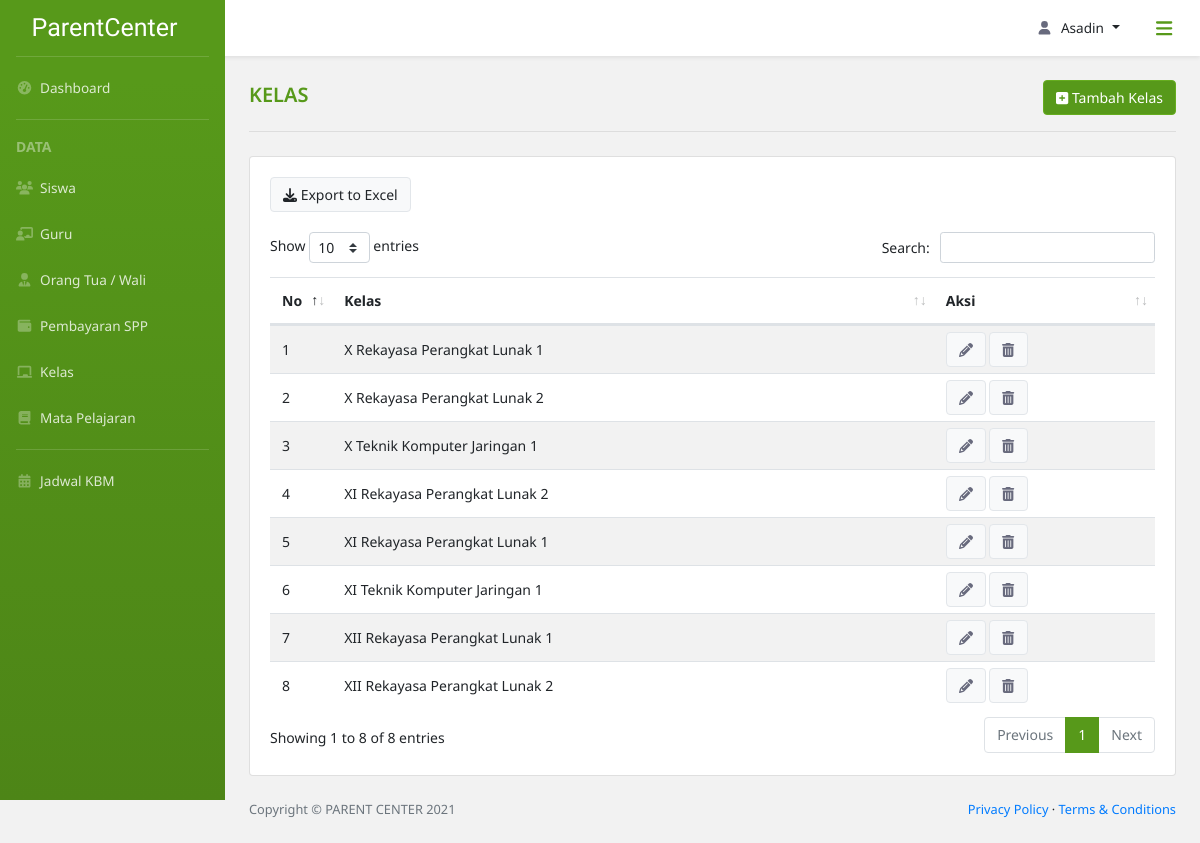
/data_kelas/ (signed in), run on the app's committed database.
### parent_center_app/models.py (models this page shows, shortened)
class Kelas(models.Model):
    id_kelas = models.CharField(
        max_length=10,
        primary_key=True,
        unique=True,
        default=custom_kelas,
        editable=False
    )
    class rentang_kelas(models.TextChoices):
        X = 'X'
        XI = 'XI'
        XII = 'XII'
    kelas = models.CharField(
        max_length=3,
        choices=rentang_kelas.choices,
        default=rentang_kelas.X
    )
    class jurusan(models.TextChoices):
        TITL = 'TITL', 'Teknik Intalasi Tenaga Listrik'
        TP = 'TP', 'Teknik Pemesinan'
        TKR = 'TKR', 'Teknik Kendaraan Ringan'
        TKJ = 'TKJ', 'Teknik Komputer Jaringan'
        RPL = 'RPL', 'Rekayasa Perangkat Lunak'
        TBSM = 'TBSM', 'Teknik dan Bisnis Sepeda Motor'
    jurusan = models.CharField(
        max_length=30,
        choices=jurusan.choices,
        default=jurusan.TITL
    )
    no_kelas = models.SmallIntegerField(
        default=1,
        validators=[MinValueValidator(1)]
    )

### parent_center_app/views.py (the view)
# urls.py: path('data_kelas/', views.dataKelas, name='data kelas'),
@login_required(login_url='login')
def dataKelas(request, pk=None):
    if level_permission(request, ['Admin']) is False:
        return redirect(level_login(request))
    else:
        kelas_detail = Kelas.objects.filter(pk=pk).first()
        kelas = Kelas.objects.all().order_by('kelas')
        if kelas_detail is None:
            if request.method == 'POST':
                form = KelasForm(request.POST)
                if form.is_valid():
                    form.save()
            else:
                form = KelasForm()
        else:
            form = KelasForm(request.POST, instance=kelas_detail)
        context = {'title': 'Kelas',
                   'daftar_kelas': kelas,
                   'form': form
                   }
        return render(request,
                      'parent_center_app/data_kelas.html',
                      context)

### parent_center_app/forms.py
class KelasForm(forms.ModelForm):
    class Meta:
        model = Kelas
        fields = ['kelas', 'jurusan', 'no_kelas']
        widgets = {
            'kelas': forms.Select(attrs={
                'class': 'form-control',
                'name': 'kelas',
                'id': 'kelas',
                'required': True
            }),
            'jurusan': forms.Select(attrs={
                'class': 'form-control',
                'name': 'jurusan',
                'id': 'jurusan',
                'required': True
            }),
            'no_kelas': forms.NumberInput(attrs={
                'class': 'form-control',
                'name': 'no_kelas',
                'id': 'no_kelas',
                'min': '1',
                'required': True
            })
        }

### parent_center_app/utils.py (called while the page is built)
def custom_kelas():
    id = "kls-"+datetime.now().strftime('%d%m%Y%H%M%S%f')
    return id

### parent_center_app/views.py (called while the page is built)
def level_permission(current_user, level: list) -> bool:
    if current_user.user.extenduser.user_level in level:
        return True
    else:
        return False

### parent_center_app/templates/parent_center_app/data_kelas.html (shortened to what this page needs)
{% extends 'parent_center_app/base.html' %}
{% block breadcrumb %}
<div class="row d-flex pt-4 div-tambah">
    <div class="col-lg-7 col-sm-6">
        <div class="div-title">
            <span class="title-content">{{title}}</span>
        </div>
    </div>
    <div class="col-lg-5 col-sm-6 align-self-center text-right">
        <button class="btn btn-light btn-tambah" type="button" data-toggle="modal" data-target="#modal_tambah_kelas"><i class="fas fa-plus-square"></i> Tambah {{title}}</button>
    </div>
</div>
<hr class="dropdown-divider hr-title mb-4 mx-4 mt-3">
{% endblock breadcrumb %}
{% block content %}
    <div class="row">
        <div class="col-lg-12">
            <div class="card">
                <div class="card-body card-dashboard">
                    <div class="row mx-0">
                        <div class="col-lg-12 px-0 div-sort">
                            <button class="btn btn-light"><i class="fas fa-download"></i> Export to Excel</button>
                        </div>
                    </div>
                    <div class="table-responsive table-kelas">
                        <table class="table table table-striped table-siswa custom-width-th" id="table-custom">
                            <thead>
                                <tr>
                                    <th scope="col">No</th>
                                    <th scope="col">Kelas</th>
                                    <th scope="col">Aksi</th>
                                </tr>
                            </thead>
                            <tbody>
                                {% for kelas in daftar_kelas %}
                                <tr>
                                    <td>{{ forloop.counter }}</td>
                                    <td>{{ kelas.kelas}} {{ kelas.get_jurusan_display }} {{ kelas.no_kelas }}</td>
                                    <td>
                                        <button class="btn btn-light" type="button" data-toggle="modal" data-target="#modal_edit_kelas"><i class="fas fa-pencil-alt"></i></button>
                                        <button class="btn btn-light" type="button" data-toggle="modal" data-target="#modal_hapus"><i class="fas fa-trash-alt"></i></button>
                                    </td>
                                </tr>
                                {% endfor %}
                            </tbody>
                        </table>
                    </div>
                </div>
            </div>
        </div>
    </div>
{% endblock content %}

### parent_center_app/templates/parent_center_app/base.html (shortened to what this page needs)
{% load static %}
<!DOCTYPE html>
<html lang="en">
    <head>
        <link href="{% static 'parent_center_app/assets/css/bootstrap-toggle.min.css' %}" rel="stylesheet">
        <link href="{% static 'parent_center_app/assets/css/style-custom.css' %}" rel="stylesheet" />
        <link href="{% static 'parent_center_app/assets/css/styles.css' %}" rel="stylesheet" />
        <link rel="stylesheet" type="text/css" href="{% static 'parent_center_app/assets/css/dataTables.bootstrap4.min.css' %}"/>
        <link href="{% static 'parent_center_app/vendor/fontawesome-free/css/all.min.css' %}" rel="stylesheet" type="text/css">
        <link href="//cdn.jsdelivr.net/npm/select2@4.1.0-rc.0/dist/css/select2.min.css" rel="stylesheet" />
    </head>
    <body class="sb-nav-fixed">
        <nav class="sb-topnav navbar navbar-expand navbar-dark bg-putih shadow-sm">
            <button class="btn btn-link btn-sm order-1 rounded-circle" id="sidebarToggle" href="#"><i class="fas fa-bars fa-lg"></i></button>
            <ul class="navbar-nav ml-auto md-0 mr-2">
                <li class="nav-item dropdown">
                    <a class="nav-link dropdown-toggle" id="userDropdown" href="#" role="button" data-toggle="dropdown" aria-haspopup="true" aria-expanded="false"><i class="fas fa-user fa-fw"></i>{{ request.user }}</a>
                </li>
            </ul>
        </nav>
        <div id="layoutSidenav">
            <div id="layoutSidenav_nav">
                <nav class="sb-sidenav accordion bg-green" id="sidenavAccordion">
                    <div class="sb-sidenav-menu">
                        <div class="nav">
                            <a class="navbar-brand d-flex align-self-center align-items-center" href="/dashboard_admin">
                                ParentCenter
                            </a>
                            <div class="dropdown-divider mx-3 mt-0"></div>
                            <a class="nav-link" href="/dashboard_admin/hari%20ini">
                                <i class="fas fa-fw fa-tachometer-alt"></i>&nbsp;
                                Dashboard
                            </a>
                            <div class="dropdown-divider mx-3"></div>
                            <div class="dropdown-header">
                                DATA
                            </div>
                            <a class="nav-link" href="/data_siswa">
                                <i class="fas fa-fw fa-users"></i>&nbsp;
                                Siswa
                            </a>
                            <a class="nav-link" href="/data_guru">
                                <i class="fas fa-fw fa-chalkboard-teacher"></i>&nbsp;
                                Guru
                            </a>
                            <a class="nav-link" href="/data_orangtua">
                                <i class="fas fa-fw fa-user-tie"></i>&nbsp;
                                Orang Tua / Wali
                            </a>
                            <a class="nav-link" href="/cari_spp">
                                <i class="fas fa-fw fa-wallet"></i>&nbsp;
                                Pembayaran SPP
                            </a>
                            <a class="nav-link" href="/data_kelas">
                                <i class="fas fa-fw fa-chalkboard"></i>&nbsp;
                                Kelas
                            </a>
                            <a class="nav-link" href="/data_mapel">
                                <i class="fas fa-fw fa-book"></i>&nbsp;
                                Mata Pelajaran
                            </a>
                            <div class="dropdown-divider mx-3"></div>
                            <a class="nav-link" href="/jadwal_kbm/kls-22112021001556824333">
                                <i class="fas fa-fw fa-calendar-alt"></i>&nbsp;
                                Jadwal KBM
                            </a>
                        </div>
                    </div>
                </nav>
            </div>
            <div id="layoutSidenav_content">
                <main>
                    <div class="container-fluid px-0">
                        {% block breadcrumb %}
                        {% endblock breadcrumb %}
                        {% block content %}
                        {% endblock content %}
                    </div>
                </main>
                <footer class="py-4 bg-grey mt-auto">
                    <div class="container-fluid">
                        <div class="d-flex align-items-center justify-content-between small">
                            <div class="text-muted">Copyright &copy; PARENT CENTER 2021</div>
                            <div>
                                <a href="/privacy-policy">Privacy Policy</a>
                                &middot;
                                <a href="/terms-condition">Terms &amp; Conditions</a>
                            </div>
                        </div>
                    </div>
                </footer>
            </div>
        </div>
    </body>
</html>

### parent_center_app/static/parent_center_app/assets/css/style-custom.css (style rules this page uses)
* { font-family: 'Noto Sans', sans-serif; }
body { background-color: #f2f2f2!important; }
#userDropdown svg { margin-right: .5rem; }
#userDropdown { text-transform: capitalize; }
a#userDropdown.nav-link.dropdown-toggle::after { margin-left: .5rem!important; }
.bg-putih { background-color: #fff; }
.bg-green { background-color: #57991a; background-image: linear-gradient(180deg,#57991a 10%,#4d8517 100%); background-size: cover; }
.sb-sidenav-menu a.nav-link { color: rgba(255,255,255,.8)!important; }
.sb-sidenav-menu a.nav-link svg { color: rgba(255,255,255,.3)!important; }
.navbar-nav a, #ddUser .dropdown-item { color: #212529!important; }
.navbar-nav a svg, .card-dashboard svg { color: #686a7d!important; }
.sb-sidenav .dropdown-divider { border-color: rgba(255,255,255,.15); }
.sb-sidenav .dropdown-header { color: rgba(255,255,255,.4); }
#sidebarToggle { height: 2.5rem!important; width: 2.5rem!important; font-weight: 400!important; color: #57991a!important; }
.navbar-brand { height: 56px; color: #fff; font-family: 'Satisfy', cursive!important; font-size: 25px!important; }
.sb-nav-fixed .sb-topnav { z-index: 1038!important; }
.sb-nav-fixed #layoutSidenav #layoutSidenav_nav .sb-sidenav { padding-top: 0!important; }
.dropdown-header { padding-left: 1rem!important; font-weight: bold; }
.sb-sidenav-menu, .sb-topnav.navbar, #ddUser .dropdown-item { font-size: 13.6px; }
.nav-link { padding: 12.8px 16px!important; }
.title-content { font-size: 20px; font-weight: 600; color: #57991a; text-transform: uppercase; }
.hr-title { border-color: #ddd!important; border-width: 2px; }
.card-dashboard, #btn-jadwal, .dropdown-jadwal .dropdown-item { font-size: 15px!important; }
.card-dashboard .row { margin-bottom: 1.25rem; }
#table-custom_wrapper *, .table-custom-dashboard * { font-size: 14px; }
.container-fluid .row { margin-left: .75rem; margin-right: .75rem; }
.table-siswa tbody tr td { padding: 6px 12px; }
.btn-tambah.btn-light { background-color: #57991a!important; border-color: #66ad1f!important; font-size: 14px!important; color: #fff!important; }
.div-sort * { font-size: 14px!important; color: #212529; }
.btn-light { border: 1px solid #e2e6ea!important; }
.table-mapel table tbody tr td, .table-kelas table tbody tr td { vertical-align: middle; }
.custom-width-th th:nth-child(1) { width: 5%; }
.custom-width-th th:nth-child(3) { width: 25%!important; }

### data on the page
Kelas: kelas "X", jurusan "Rekayasa Perangkat Lunak", no_kelas "1"
Kelas: kelas "X", jurusan "Rekayasa Perangkat Lunak", no_kelas "2"
Kelas: kelas "X", jurusan "Teknik Komputer Jaringan", no_kelas "1"
Kelas: kelas "XI", jurusan "Rekayasa Perangkat Lunak", no_kelas "2"
Kelas: kelas "XI", jurusan "Rekayasa Perangkat Lunak", no_kelas "1"
Kelas: kelas "XI", jurusan "Teknik Komputer Jaringan", no_kelas "1"
Kelas: kelas "XII", jurusan "Rekayasa Perangkat Lunak", no_kelas "1"
Kelas: kelas "XII", jurusan "Rekayasa Perangkat Lunak", no_kelas "2"

### other printed values
{{ request.user }} "Asadin"
{{ title }} "KELAS"
{{ title }} "Kelas"
